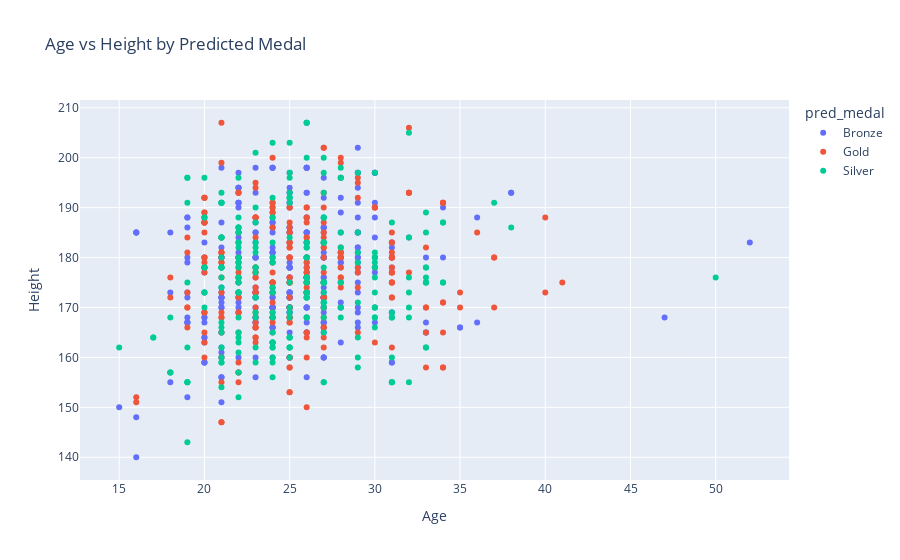
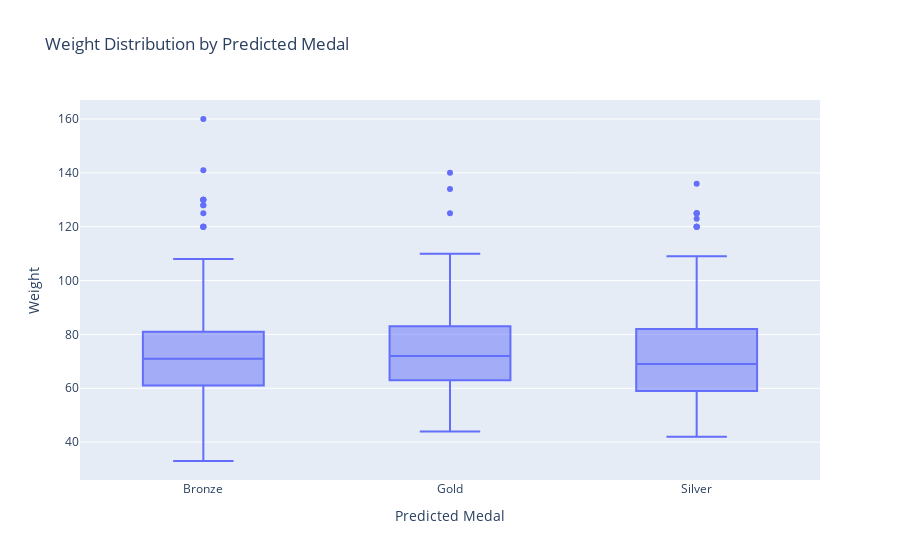

Notebook source saved alongside these figures, in order:
### Code cell
# Scatter plot of Age vs Height colored by predicted medal
fig = px.scatter(df, x='Age', y='Height', color='pred_medal', title='Age vs Height by Predicted Medal')
fig.update_layout(xaxis_title='Age', yaxis_title='Height')
fig.show()

# Box plot of Weight by predicted medal
fig = px.box(df, x='pred_medal', y='Weight', title='Weight Distribution by Predicted Medal')
fig.update_layout(xaxis_title='Predicted Medal', yaxis_title='Weight')
fig.show()

### Figure 1 — Plotly figure (JSON) as saved in the notebook; plotly's stock layout.template omitted (floating-point values rounded to 4 significant figures; data arrays with more than 128 entries replaced by an {"elided": "..."} marker saying what was removed)
{"data": [{"hovertemplate": "pred_medal=Bronze<br>Age=%{x}<br>Height=%{y}<extra></extra>", "legendgroup": "Bronze", "marker": {"color": "#636efa", "symbol": "circle"}, "mode": "markers", "name": "Bronze", "orientation": "v", "showlegend": true, "type": "scatter", "x": {"elided": "334 int values"}, "xaxis": "x", "y": {"elided": "334 int values"}, "yaxis": "y"}, {"hovertemplate": "pred_medal=Gold<br>Age=%{x}<br>Height=%{y}<extra></extra>", "legendgroup": "Gold", "marker": {"color": "#EF553B", "symbol": "circle"}, "mode": "markers", "name": "Gold", "orientation": "v", "showlegend": true, "type": "scatter", "x": {"elided": "278 int values"}, "xaxis": "x", "y": {"elided": "278 int values"}, "yaxis": "y"}, {"hovertemplate": "pred_medal=Silver<br>Age=%{x}<br>Height=%{y}<extra></extra>", "legendgroup": "Silver", "marker": {"color": "#00cc96", "symbol": "circle"}, "mode": "markers", "name": "Silver", "orientation": "v", "showlegend": true, "type": "scatter", "x": {"elided": "237 int values"}, "xaxis": "x", "y": {"elided": "237 int values"}, "yaxis": "y"}], "layout": {"legend": {"title": {"text": "pred_medal"}, "tracegroupgap": 0}, "title": {"text": "Age vs Height by Predicted Medal"}, "xaxis": {"anchor": "y", "domain": [0, 1], "title": {"text": "Age"}}, "yaxis": {"anchor": "x", "domain": [0, 1], "title": {"text": "Height"}}}}

### Figure 2 — Plotly figure (JSON) as saved in the notebook; plotly's stock layout.template omitted (floating-point values rounded to 4 significant figures; data arrays with more than 128 entries replaced by an {"elided": "..."} marker saying what was removed)
{"data": [{"alignmentgroup": "True", "hovertemplate": "pred_medal=%{x}<br>Weight=%{y}<extra></extra>", "legendgroup": "", "marker": {"color": "#636efa"}, "name": "", "notched": false, "offsetgroup": "", "orientation": "v", "showlegend": false, "type": "box", "x": {"elided": "849 str values"}, "x0": " ", "xaxis": "x", "y": {"elided": "849 int values"}, "y0": " ", "yaxis": "y"}], "layout": {"boxmode": "group", "legend": {"tracegroupgap": 0}, "title": {"text": "Weight Distribution by Predicted Medal"}, "xaxis": {"anchor": "y", "domain": [0, 1], "title": {"text": "Predicted Medal"}}, "yaxis": {"anchor": "x", "domain": [0, 1], "title": {"text": "Weight"}}}}
